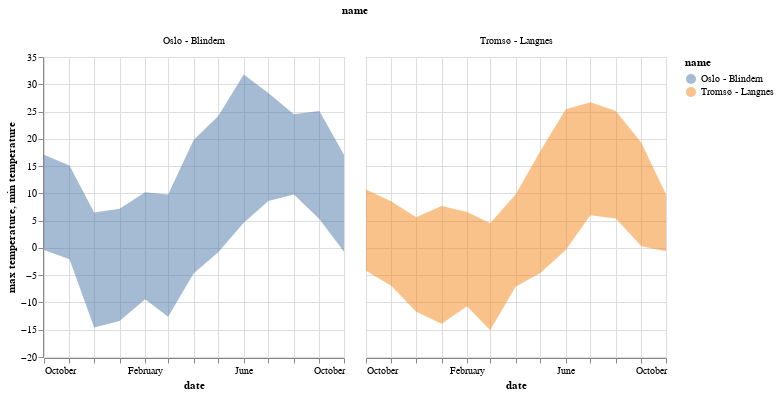

The notebook cell saved with this chart:
### Code cell
alt.Chart(data).mark_area(opacity=0.5).encode(
    x="date",
    y="max temperature",
    y2="min temperature",
    color="name",
    column="name",
)

### Figure 1 — Vega-Lite specification as saved in the notebook (floating-point values rounded to 4 significant figures)
{"config": {"view": {"continuousWidth": 300, "continuousHeight": 300}}, "data": {"name": "data-70355064500425ffef713a710c36d088"}, "mark": {"type": "area", "opacity": 0.5}, "encoding": {"color": {"field": "name", "type": "nominal"}, "column": {"field": "name", "type": "nominal"}, "x": {"field": "date", "type": "temporal"}, "y": {"field": "max temperature", "type": "quantitative"}, "y2": {"field": "min temperature"}}, "$schema": "https://vega.github.io/schema/vega-lite/v5.15.1.json", "datasets": {"data-70355064500425ffef713a710c36d088": [{"name": "Tromsø - Langnes", "station": "SN90490", "date": "2022-10-01T00:00:00", "max temperature": 10.7, "precipitation": 187.0, "min temperature": -4.2}, {"name": "Tromsø - Langnes", "station": "SN90490", "date": "2022-11-01T00:00:00", "max temperature": 8.5, "precipitation": 41.5, "min temperature": -7.0}, {"name": "Tromsø - Langnes", "station": "SN90490", "date": "2022-12-01T00:00:00", "max temperature": 5.6, "precipitation": 88.8, "min temperature": -11.7}, {"name": "Tromsø - Langnes", "station": "SN90490", "date": "2023-01-01T00:00:00", "max temperature": 7.7, "precipitation": 111.4, "min temperature": -13.9}, {"name": "Tromsø - Langnes", "station": "SN90490", "date": "2023-02-01T00:00:00", "max temperature": 6.6, "precipitation": 171.3, "min temperature": -10.7}, {"name": "Tromsø - Langnes", "station": "SN90490", "date": "2023-03-01T00:00:00", "max temperature": 4.5, "precipitation": 157.0, "min temperature": -15.1}, {"name": "Tromsø - Langnes", "station": "SN90490", "date": "2023-04-01T00:00:00", "max temperature": 9.8, "precipitation": 85.0, "min temperature": -7.1}, {"name": "Tromsø - Langnes", "station": "SN90490", "date": "2023-05-01T00:00:00", "max temperature": 17.7, "precipitation": 101.2, "min temperature": -4.6}, {"name": "Tromsø - Langnes", "station": "SN90490", "date": "2023-06-01T00:00:00", "max temperature": 25.4, "precipitation": 43.4, "min temperature": -0.4}, {"name": "Tromsø - Langnes", "station": "SN90490", "date": "2023-07-01T00:00:00", "max temperature": 26.7, "precipitation": 14.0, "min temperature": 6.0}, {"name": "Tromsø - Langnes", "station": "SN90490", "date": "2023-08-01T00:00:00", "max temperature": 25.1, "precipitation": 43.4, "min temperature": 5.4}, {"name": "Tromsø - Langnes", "station": "SN90490", "date": "2023-09-01T00:00:00", "max temperature": 19.3, "precipitation": 163.7, "min temperature": 0.3}, {"name": "Tromsø - Langnes", "station": "SN90490", "date": "2023-10-01T00:00:00", "max temperature": 9.8, "precipitation": 64.8, "min temperature": -0.6}, {"name": "Oslo - Blindern", "station": "SN18700", "date": "2022-10-01T00:00:00", "max temperature": 17.1, "precipitation": 82.9, "min temperature": -0.4}, {"name": "Oslo - Blindern", "station": "SN18700", "date": "2022-11-01T00:00:00", "max temperature": 15.1, "precipitation": 83.4, "min temperature": -2.1}, {"name": "Oslo - Blindern", "station": "SN18700", "date": "2022-12-01T00:00:00", "max temperature": 6.5, "precipitation": 85.5, "min temperature": -14.6}, {"name": "Oslo - Blindern", "station": "SN18700", "date": "2023-01-01T00:00:00", "max temperature": 7.2, "precipitation": 100.5, "min temperature": -13.4}, {"name": "Oslo - Blindern", "station": "SN18700", "date": "2023-02-01T00:00:00", "max temperature": 10.2, "precipitation": 46.0, "min temperature": -9.4}, {"name": "Oslo - Blindern", "station": "SN18700", "date": "2023-03-01T00:00:00", "max temperature": 9.8, "precipitation": 72.6, "min temperature": -12.6}, {"name": "Oslo - Blindern", "station": "SN18700", "date": "2023-04-01T00:00:00", "max temperature": 19.8, "precipitation": 99.7, "min temperature": -4.7}, {"name": "Oslo - Blindern", "station": "SN18700", "date": "2023-05-01T00:00:00", "max temperature": 24.2, "precipitation": 17.0, "min temperature": -0.8}, {"name": "Oslo - Blindern", "station": "SN18700", "date": "2023-06-01T00:00:00", "max temperature": 31.8, "precipitation": 39.9, "min temperature": 4.6}, {"name": "Oslo - Blindern", "station": "SN18700", "date": "2023-07-01T00:00:00", "max temperature": 28.4, "precipitation": 146.9, "min temperature": 8.6}, {"name": "Oslo - Blindern", "station": "SN18700", "date": "2023-08-01T00:00:00", "max temperature": 24.5, "precipitation": 259.8, "min temperature": 9.8}, {"name": "Oslo - Blindern", "station": "SN18700", "date": "2023-09-01T00:00:00", "max temperature": 25.1, "precipitation": 105.8, "min temperature": 5.3}, {"name": "Oslo - Blindern", "station": "SN18700", "date": "2023-10-01T00:00:00", "max temperature": 17.1, "precipitation": 7.3, "min temperature": -0.7}]}}
